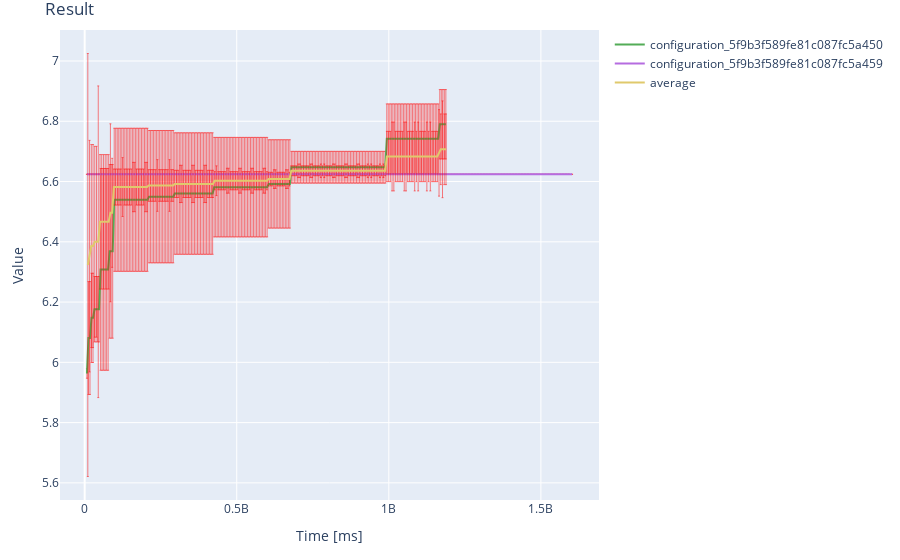

The cell this chart's notebook holds for it:
### Code cell
data_pack = cb_configuration_series_api.for_configurations(uploaded_configurations, field)
plot_builder(data_pack).plot()

### Figure 1 — Plotly figure (JSON) as saved in the notebook; plotly's stock layout.template omitted (floating-point values rounded to 4 significant figures; data arrays with more than 128 entries replaced by an {"elided": "..."} marker saying what was removed)
{"data": [{"error_y": {"array": {"elided": "238 float values"}, "color": "red", "thickness": 0.5, "type": "data", "visible": true, "width": 1}, "line": {"color": "#53ac57"}, "marker": {"symbol": "circle"}, "mode": "lines", "name": "configuration_5f9b3f589fe81c087fc5a450", "type": "scatter", "x": {"elided": "238 float values"}, "y": {"elided": "238 float values"}}, {"error_y": {"array": {"elided": "320 int values"}, "color": "red", "thickness": 0.5, "type": "data", "visible": true, "width": 1}, "line": {"color": "#b56ce0"}, "marker": {"symbol": "circle"}, "mode": "lines", "name": "configuration_5f9b3f589fe81c087fc5a459", "type": "scatter", "x": {"elided": "320 float values"}, "y": {"elided": "320 float values"}}, {"error_y": {"array": {"elided": "207 float values"}, "color": "red", "thickness": 0.5, "type": "data", "visible": true, "width": 1}, "line": {"color": "#e0c96c"}, "marker": {"symbol": "circle"}, "mode": "lines", "name": "average", "type": "scatter", "x": {"elided": "207 float values"}, "y": {"elided": "207 float values"}}], "layout": {"margin": {"b": 60, "l": 60, "r": 30, "t": 30}, "showlegend": true, "title": {"text": "Result"}, "xaxis": {"title": {"text": "Time [ms]"}, "visible": true}, "yaxis": {"title": {"text": "Value"}, "visible": true}}}
